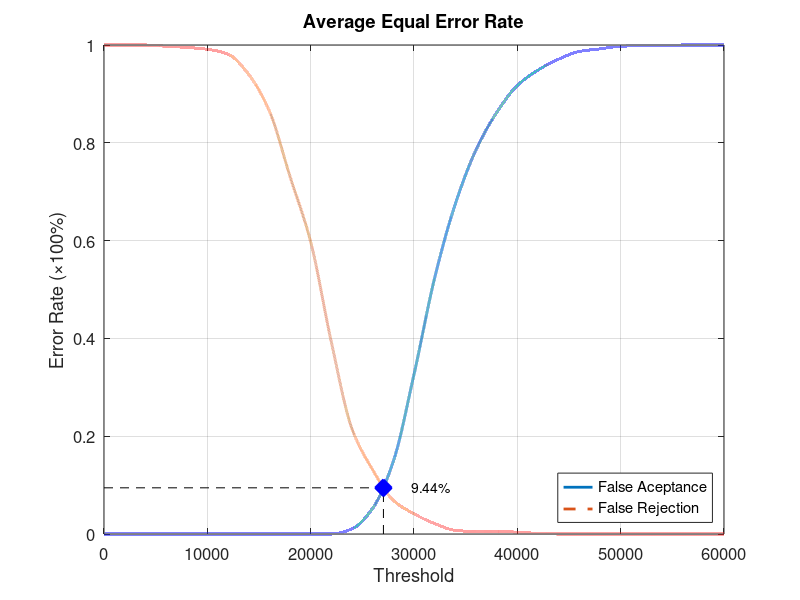
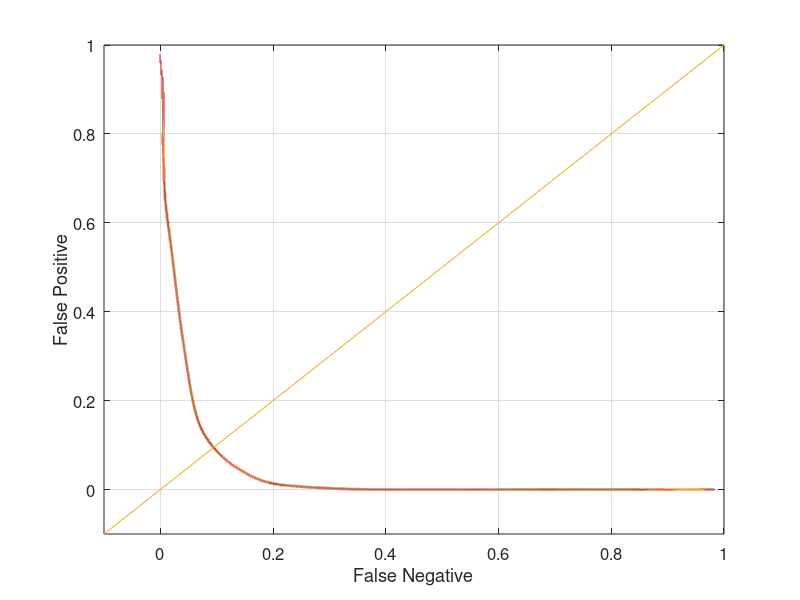

Recreate these plots in MATLAB, in order.
function yEER = Experiment2Average
close all;
clear;
clc;
x = 0:2000:60000;
xq = 0:0.5:60000;

y0 = [0 0 0 0 0 0 0 0 0 0 0 0 0.0105263 0.0526316 0.148684 0.326316 0.523684 0.675 0.785526 0.861842 0.917105 0.948684 0.971053 0.986842 0.992105 0.997368 0.998684 0.998684 1 1 1];
yy0 = interp1(x, y0, xq, 'pchip');
y1 = [1 1 1 0.9975 0.995 0.99125 0.98125 0.94 0.865 0.73125 0.5975 0.3925 0.215 0.13125 0.06875 0.04125 0.02125 0.0075 0.005 0.005 0.00375 0.00125 0 0 0 0 0 0 0 0 0];
yy1 = interp1(x, y1, xq, 'pchip');

% Calculating EER: 
y2 = abs(y0 - y1);
find(y2 == min(y2))
yy2 = abs(yy0 - yy1);
xEER = find(yy2 == min(yy2));
xEERIndex = xq(xEER) % X-axis EER
yEER = yy0(xEER) % Y-axis EER

main = figure
plot(xq, yy0,'-','LineWidth', 2);	hold on
plot(xq, yy1,'--','LineWidth', 2);	hold on
plot([xEERIndex xEERIndex], [0 yEER], 'k--');	hold on
plot([0 xEERIndex], [yEER yEER], 'k--');	hold on
plot(xEERIndex, yEER, 'bx', 'LineWidth', 10);	hold on
text(xEERIndex + 10 * xEERIndex / 100, yEER, [num2str(round((10000 * yEER)) / 100) '%'])
legend('False Aceptance', 'False Rejection', 'Location', 'SouthEast')
xlabel('Threshold')
ylabel('Error Rate (\times100%)')
title('Average Equal Error Rate')
set(gca, 'FontSize', 12)
axis([0 60000 0 1])
grid on

print(main, 'Experiment2AverageMain', '-dpng');
FNRxFPR = figure('Color', [1 1 1]);
plot(yy1, yy0, '-', yy1, yy0, 'LineWidth', 2);
hold on
y = -0.1:0.1:1
plot(y, y); 
set(gca, 'FontSize', 12)
xlabel('False Negative')
ylabel('False Positive')
axis([-0.1 1 -0.1 1])
set(gca, 'FontSize', 12)
grid on

print(FNRxFPR, 'Experiment2AverageFNRxFPR','-dpng');
end
